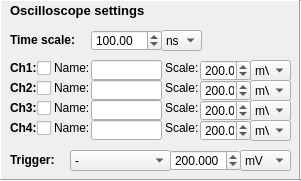
   <widget class="QFrame" name="frame_3">
    <property name="geometry">
     <rect>
      <x>0</x>
      <y>490</y>
      <width>301</width>
      <height>181</height>
     </rect>
    </property>
    <property name="frameShape">
     <enum>QFrame::StyledPanel</enum>
    </property>
    <property name="frameShadow">
     <enum>QFrame::Raised</enum>
    </property>
    <widget class="QLabel" name="label_6">
     <property name="geometry">
      <rect>
       <x>10</x>
       <y>0</y>
       <width>161</width>
       <height>21</height>
      </rect>
     </property>
     <property name="font">
      <font>
       <pointsize>10</pointsize>
       <weight>75</weight>
       <bold>true</bold>
      </font>
     </property>
     <property name="text">
      <string>Oscilloscope settings</string>
     </property>
     <property name="textFormat">
      <enum>Qt::AutoText</enum>
     </property>
     <property name="wordWrap">
      <bool>false</bool>
     </property>
    </widget>
    <widget class="QCheckBox" name="checkBox_is_use_chan_1">
     <property name="geometry">
      <rect>
       <x>37</x>
       <y>60</y>
       <width>21</width>
       <height>17</height>
      </rect>
     </property>
     <property name="text">
      <string/>
     </property>
    </widget>
    <widget class="QCheckBox" name="checkBox_is_use_chan_2">
     <property name="geometry">
      <rect>
       <x>37</x>
       <y>80</y>
       <width>21</width>
       <height>17</height>
      </rect>
     </property>
     <property name="text">
      <string/>
     </property>
    </widget>
    <widget class="QCheckBox" name="checkBox_is_use_chan_3">
     <property name="geometry">
      <rect>
       <x>37</x>
       <y>100</y>
       <width>21</width>
       <height>17</height>
      </rect>
     </property>
     <property name="text">
      <string/>
     </property>
    </widget>
    <widget class="QCheckBox" name="checkBox_is_use_chan_4">
     <property name="geometry">
      <rect>
       <x>37</x>
       <y>120</y>
       <width>21</width>
       <height>17</height>
      </rect>
     </property>
     <property name="text">
      <string/>
     </property>
    </widget>
    <widget class="Line" name="line_26">
     <property name="geometry">
      <rect>
       <x>-10</x>
       <y>0</y>
       <width>20</width>
       <height>181</height>
      </rect>
     </property>
     <property name="orientation">
      <enum>Qt::Vertical</enum>
     </property>
    </widget>
    <widget class="Line" name="line_19">
     <property name="geometry">
      <rect>
       <x>0</x>
       <y>-10</y>
       <width>301</width>
       <height>21</height>
      </rect>
     </property>
     <property name="orientation">
      <enum>Qt::Horizontal</enum>
     </property>
    </widget>
    <widget class="Line" name="line_27">
     <property name="geometry">
      <rect>
       <x>290</x>
       <y>0</y>
       <width>20</width>
       <height>181</height>
      </rect>
     </property>
     <property name="orientation">
      <enum>Qt::Vertical</enum>
     </property>
    </widget>
    <widget class="QLabel" name="label_26">
     <property name="geometry">
      <rect>
       <x>10</x>
       <y>60</y>
       <width>31</width>
       <height>16</height>
      </rect>
     </property>
     <property name="font">
      <font>
       <weight>75</weight>
       <bold>true</bold>
      </font>
     </property>
     <property name="text">
      <string>Ch1:</string>
     </property>
    </widget>
    <widget class="QLabel" name="label_27">
     <property name="geometry">
      <rect>
       <x>10</x>
       <y>80</y>
       <width>31</width>
       <height>16</height>
      </rect>
     </property>
     <property name="font">
      <font>
       <weight>75</weight>
       <bold>true</bold>
      </font>
     </property>
     <property name="text">
      <string>Ch2:</string>
     </property>
    </widget>
    <widget class="QLabel" name="label_28">
     <property name="geometry">
      <rect>
       <x>10</x>
       <y>100</y>
       <width>31</width>
       <height>16</height>
      </rect>
     </property>
     <property name="font">
      <font>
       <weight>75</weight>
       <bold>true</bold>
      </font>
     </property>
     <property name="text">
      <string>Ch3:</string>
     </property>
    </widget>
    <widget class="QLabel" name="label_29">
     <property name="geometry">
      <rect>
       <x>10</x>
       <y>120</y>
       <width>31</width>
       <height>16</height>
      </rect>
     </property>
     <property name="font">
      <font>
       <weight>75</weight>
       <bold>true</bold>
      </font>
     </property>
     <property name="text">
      <string>Ch4:</string>
     </property>
    </widget>
    <widget class="QLabel" name="label_30">
     <property name="geometry">
      <rect>
       <x>54</x>
       <y>60</y>
       <width>41</width>
       <height>16</height>
      </rect>
     </property>
     <property name="font">
      <font>
       <weight>50</weight>
       <bold>false</bold>
      </font>
     </property>
     <property name="text">
      <string>Name:</string>
     </property>
    </widget>
    <widget class="QLabel" name="label_31">
     <property name="geometry">
      <rect>
       <x>54</x>
       <y>80</y>
       <width>41</width>
       <height>16</height>
      </rect>
     </property>
     <property name="font">
      <font>
       <weight>50</weight>
       <bold>false</bold>
      </font>
     </property>
     <property name="text">
      <string>Name:</string>
     </property>
    </widget>
    <widget class="QLabel" name="label_32">
     <property name="geometry">
      <rect>
       <x>54</x>
       <y>100</y>
       <width>41</width>
       <height>16</height>
      </rect>
     </property>
     <property name="font">
      <font>
       <weight>50</weight>
       <bold>false</bold>
      </font>
     </property>
     <property name="text">
      <string>Name:</string>
     </property>
    </widget>
    <widget class="QLabel" name="label_33">
     <property name="geometry">
      <rect>
       <x>54</x>
       <y>120</y>
       <width>41</width>
       <height>16</height>
      </rect>
     </property>
     <property name="font">
      <font>
       <weight>50</weight>
       <bold>false</bold>
      </font>
     </property>
     <property name="text">
      <string>Name:</string>
     </property>
    </widget>
    <widget class="QLineEdit" name="line_chan_1_name">
     <property name="geometry">
      <rect>
       <x>91</x>
       <y>60</y>
       <width>71</width>
       <height>20</height>
      </rect>
     </property>
    </widget>
    <widget class="QLineEdit" name="line_chan_2_name">
     <property name="geometry">
      <rect>
       <x>91</x>
       <y>80</y>
       <width>71</width>
       <height>20</height>
      </rect>
     </property>
    </widget>
    <widget class="QLineEdit" name="line_chan_3_name">
     <property name="geometry">
      <rect>
       <x>91</x>
       <y>100</y>
       <width>71</width>
       <height>20</height>
      </rect>
     </property>
    </widget>
    <widget class="QLineEdit" name="line_chan_4_name">
     <property name="geometry">
      <rect>
       <x>91</x>
       <y>120</y>
       <width>71</width>
       <height>20</height>
      </rect>
     </property>
    </widget>
    <widget class="QLabel" name="label_34">
     <property name="geometry">
      <rect>
       <x>10</x>
       <y>150</y>
       <width>51</width>
       <height>20</height>
      </rect>
     </property>
     <property name="font">
      <font>
       <weight>75</weight>
       <bold>true</bold>
      </font>
     </property>
     <property name="text">
      <string>Trigger:</string>
     </property>
    </widget>
    <widget class="QComboBox" name="trigger_src_box">
     <property name="geometry">
      <rect>
       <x>70</x>
       <y>150</y>
       <width>101</width>
       <height>21</height>
      </rect>
     </property>
     <item>
      <property name="text">
       <string>-</string>
      </property>
     </item>
     <item>
      <property name="text">
       <string>Channel 1</string>
      </property>
     </item>
     <item>
      <property name="text">
       <string>Channel 2</string>
      </property>
     </item>
     <item>
      <property name="text">
       <string>Channel 3</string>
      </property>
     </item>
     <item>
      <property name="text">
       <string>Channel 4</string>
      </property>
     </item>
    </widget>
    <widget class="Line" name="line_20">
     <property name="geometry">
      <rect>
       <x>0</x>
       <y>170</y>
       <width>301</width>
       <height>21</height>
      </rect>
     </property>
     <property name="orientation">
      <enum>Qt::Horizontal</enum>
     </property>
    </widget>
    <widget class="QComboBox" name="comboBox_trig_lvl_oscilloscope">
     <property name="geometry">
      <rect>
       <x>240</x>
       <y>150</y>
       <width>51</width>
       <height>21</height>
      </rect>
     </property>
     <item>
      <property name="text">
       <string>mV</string>
      </property>
     </item>
     <item>
      <property name="text">
       <string>V</string>
      </property>
     </item>
    </widget>
    <widget class="QDoubleSpinBox" name="trig_lvl_oscilloscope">
     <property name="geometry">
      <rect>
       <x>170</x>
       <y>150</y>
       <width>71</width>
       <height>21</height>
      </rect>
     </property>
     <property name="decimals">
      <number>3</number>
     </property>
     <property name="maximum">
      <double>999.999000000000024</double>
     </property>
     <property name="singleStep">
      <double>1.000000000000000</double>
     </property>
     <property name="value">
      <double>200.000000000000000</double>
     </property>
    </widget>
    <widget class="QLabel" name="label_36">
     <property name="geometry">
      <rect>
       <x>165</x>
       <y>120</y>
       <width>41</width>
       <height>16</height>
      </rect>
     </property>
     <property name="font">
      <font>
       <weight>50</weight>
       <bold>false</bold>
      </font>
     </property>
     <property name="text">
      <string>Scale:</string>
     </property>
    </widget>
    <widget class="QLabel" name="label_37">
     <property name="geometry">
      <rect>
       <x>165</x>
       <y>80</y>
       <width>41</width>
       <height>16</height>
      </rect>
     </property>
     <property name="font">
      <font>
       <weight>50</weight>
       <bold>false</bold>
      </font>
     </property>
     <property name="text">
      <string>Scale:</string>
     </property>
    </widget>
    <widget class="QLabel" name="label_38">
     <property name="geometry">
      <rect>
       <x>165</x>
       <y>60</y>
       <width>41</width>
       <height>16</height>
      </rect>
     </property>
     <property name="font">
      <font>
       <weight>50</weight>
       <bold>false</bold>
      </font>
     </property>
     <property name="text">
      <string>Scale:</string>
     </property>
    </widget>
    <widget class="QLabel" name="label_39">
     <property name="geometry">
      <rect>
       <x>165</x>
       <y>100</y>
       <width>41</width>
       <height>16</height>
      </rect>
     </property>
     <property name="font">
      <font>
       <weight>50</weight>
       <bold>false</bold>
      </font>
     </property>
     <property name="text">
      <string>Scale:</string>
     </property>
    </widget>
    <widget class="QDoubleSpinBox" name="scale_ch_1">
     <property name="geometry">
      <rect>
       <x>200</x>
       <y>60</y>
       <width>51</width>
       <height>21</height>
      </rect>
     </property>
     <property name="decimals">
      <number>1</number>
     </property>
     <property name="minimum">
      <double>0.100000000000000</double>
     </property>
     <property name="maximum">
      <double>1000.000000000000000</double>
     </property>
     <property name="value">
      <double>200.000000000000000</double>
     </property>
    </widget>
    <widget class="QDoubleSpinBox" name="scale_ch_2">
     <property name="geometry">
      <rect>
       <x>200</x>
       <y>80</y>
       <width>51</width>
       <height>21</height>
      </rect>
     </property>
     <property name="decimals">
      <number>1</number>
     </property>
     <property name="minimum">
      <double>0.100000000000000</double>
     </property>
     <property name="maximum">
      <double>1000.000000000000000</double>
     </property>
     <property name="value">
      <double>200.000000000000000</double>
     </property>
    </widget>
    <widget class="QDoubleSpinBox" name="scale_ch_3">
     <property name="geometry">
      <rect>
       <x>200</x>
       <y>100</y>
       <width>51</width>
       <height>21</height>
      </rect>
     </property>
     <property name="decimals">
      <number>1</number>
     </property>
     <property name="minimum">
      <double>0.100000000000000</double>
     </property>
     <property name="maximum">
      <double>1000.000000000000000</double>
     </property>
     <property name="value">
      <double>200.000000000000000</double>
     </property>
    </widget>
    <widget class="QDoubleSpinBox" name="scale_ch_4">
     <property name="geometry">
      <rect>
       <x>200</x>
       <y>120</y>
       <width>51</width>
       <height>21</height>
      </rect>
     </property>
     <property name="decimals">
      <number>1</number>
     </property>
     <property name="minimum">
      <double>0.100000000000000</double>
     </property>
     <property name="maximum">
      <double>1000.000000000000000</double>
     </property>
     <property name="value">
      <double>200.000000000000000</double>
     </property>
    </widget>
    <widget class="QComboBox" name="scale_ch_1_power">
     <property name="geometry">
      <rect>
       <x>250</x>
       <y>60</y>
       <width>41</width>
       <height>21</height>
      </rect>
     </property>
     <item>
      <property name="text">
       <string>mV</string>
      </property>
     </item>
     <item>
      <property name="text">
       <string>V</string>
      </property>
     </item>
    </widget>
    <widget class="QComboBox" name="scale_ch_2_power">
     <property name="geometry">
      <rect>
       <x>250</x>
       <y>80</y>
       <width>41</width>
       <height>21</height>
      </rect>
     </property>
     <item>
      <property name="text">
       <string>mV</string>
      </property>
     </item>
     <item>
      <property name="text">
       <string>V</string>
      </property>
     </item>
    </widget>
    <widget class="QComboBox" name="scale_ch_3_power">
     <property name="geometry">
      <rect>
       <x>250</x>
       <y>100</y>
       <width>41</width>
       <height>21</height>
      </rect>
     </property>
     <item>
      <property name="text">
       <string>mV</string>
      </property>
     </item>
     <item>
      <property name="text">
       <string>V</string>
      </property>
     </item>
    </widget>
    <widget class="QComboBox" name="scale_ch_4_power">
     <property name="geometry">
      <rect>
       <x>250</x>
       <y>120</y>
       <width>41</width>
       <height>21</height>
      </rect>
     </property>
     <item>
      <property name="text">
       <string>mV</string>
      </property>
     </item>
     <item>
      <property name="text">
       <string>V</string>
      </property>
     </item>
    </widget>
    <widget class="QLabel" name="label_40">
     <property name="geometry">
      <rect>
       <x>10</x>
       <y>30</y>
       <width>71</width>
       <height>20</height>
      </rect>
     </property>
     <property name="font">
      <font>
       <weight>75</weight>
       <bold>true</bold>
      </font>
     </property>
     <property name="text">
      <string>Time scale:</string>
     </property>
    </widget>
    <widget class="QDoubleSpinBox" name="scale_time">
     <property name="geometry">
      <rect>
       <x>91</x>
       <y>30</y>
       <width>71</width>
       <height>21</height>
      </rect>
     </property>
     <property name="minimum">
      <double>0.010000000000000</double>
     </property>
     <property name="maximum">
      <double>1000.000000000000000</double>
     </property>
     <property name="value">
      <double>100.000000000000000</double>
     </property>
    </widget>
    <widget class="QComboBox" name="comboBox_time_scale">
     <property name="geometry">
      <rect>
       <x>161</x>
       <y>30</y>
       <width>41</width>
       <height>21</height>
      </rect>
     </property>
     <item>
      <property name="text">
       <string>ns</string>
      </property>
     </item>
     <item>
      <property name="text">
       <string>s</string>
      </property>
     </item>
     <item>
      <property name="text">
       <string>ms</string>
      </property>
     </item>
     <item>
      <property name="text">
       <string>us</string>
      </property>
     </item>
    </widget>
   </widget>
